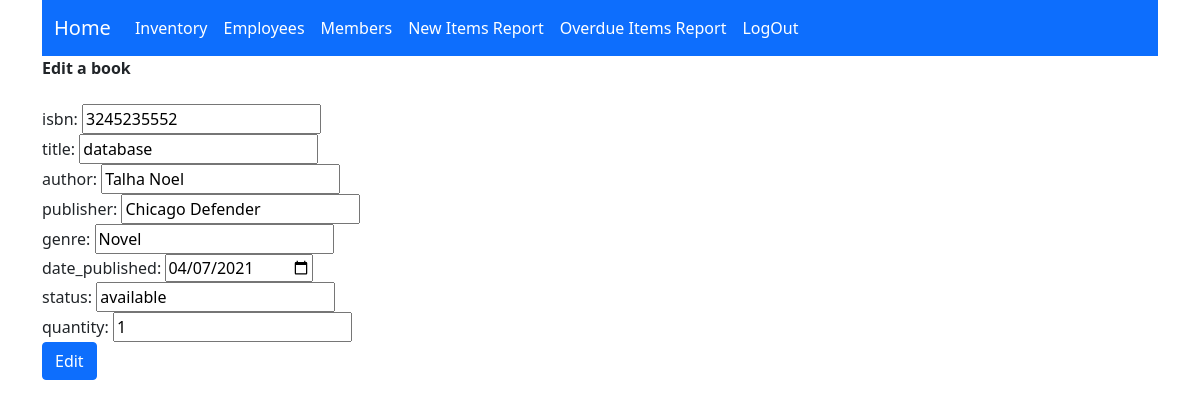
Screenshot of /Files/edit.php?editB=2 with the database file from the repository.
### tables this page shows
CREATE TABLE `books` (
  `id` int(11) NOT NULL,
  `isbn` varchar(30) NOT NULL,
  `title` varchar(30) NOT NULL,
  `author` varchar(30) NOT NULL,
  `publisher` varchar(30) NOT NULL,
  `genre` varchar(30) NOT NULL,
  `date_published` date NOT NULL,
  `status` varchar(30) NOT NULL,
  `quantity` int(11) NOT NULL,
  `date_added` date NOT NULL
);

### Files/edit.php (the view, shortened to what this page needs)
<!DOCTYPE html>
<html lang="en">
<head>
    <link href="https://cdn.jsdelivr.net/npm/bootstrap@5.0.0-beta3/dist/css/bootstrap.min.css" rel="stylesheet">
</head>
<body>
<div class="container">
    <nav class="navbar navbar-expand-lg navbar-dark bg-primary">
    <div class="container-fluid">
        <a class="navbar-brand" href="admin.php">Home</a>
        <div class="collapse navbar-collapse" id="navbarNav">
        <ul class="navbar-nav">
            <li class="nav-item">
                <a class="nav-link active" aria-current="page" href="display.php">Inventory</a>
                </li>
                <li class="nav-item">
                <a class="nav-link active" href="employees.php">Employees</a>
                </li>
                <li class="nav-item">
                <a class="nav-link active" href="search_user.php">Members</a>
                </li>
                <li class="nav-item">
                <a class="nav-link active" href="report1.php">New Items Report</a>
                </li>
                <li class="nav-item">
                <a class="nav-link active" href="overdue_report.php">Overdue Items Report</a>
                </li>
                <li class="nav-item">
                <a class="nav-link active" href="logout.php">LogOut</a>
                </li>
        </ul>
        </div>
    </div>
    </nav>
    <?php
    require_once('connection.php');
    if(isset($_GET['editB'])){
        $id = $_GET['editB'];
        $query = "SELECT * FROM books WHERE id=$id";
        $response = mysqli_query($con, $query);
        if(@count($response)==1){
            $row = mysqli_fetch_assoc($response);
        }
    ?>
    <b> Edit a book</b>
    <form action="adders/addbook.php" method="post">
        <input type="hidden" id="id" name="id" value="<?php echo $row['id']?>"><br>
        <label for="isbn">isbn:</label>
        <input type="text" id="isbn" name="isbn" value="<?php echo $row['isbn']?>"><br>
        <label for="title">title:</label>
        <input type="text" id="title" name="title" value="<?php echo $row['title']?>"><br>
        <label for="author">author:</label>
        <input type="text" id="author" name="author" value="<?php echo $row['author']?>"><br>
        <label for="publisher">publisher:</label>
        <input type="text" id="publisher" name="publisher" value="<?php echo $row['publisher']?>"><br>
        <label for="genre">genre:</label>
        <input type="text" id="genre" name="genre" value="<?php echo $row['genre']?>"><br>
        <label for="date_published">date_published:</label>
        <input type="date" id="date_published" name="date_published" value="<?php echo $row['date_published']?>"><br>
        <label for="status">status:</label>
        <input type="text" id="status" name="status" value="<?php echo $row['status']?>"><br>
        <label for="quantity">quantity:</label>
        <input type="text" id="quantity" name="quantity" value="<?php echo $row['quantity']?>"><br>
        <input type="submit" name="editB" value="Edit" class="btn btn-primary"><br>
    </form>
    <?php } ?>
</div>
</body>
</html>

### rows the page displays
books: isbn "3245235552", title "database", author "Talha Noel", publisher "Chicago Defender", genre "Novel", date_published "04/07/2021", status "available", quantity "1"
